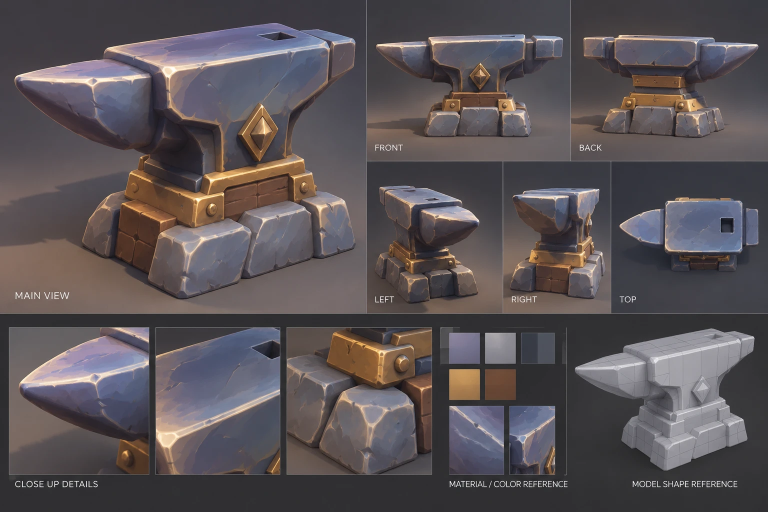
#> input picture References/Anvil/anvil-sheet-v1.webp, 1536 x 1024 px (shown at 1/2 size)
$ python contact_sheet.py
#> lines starting #> are read from the running program, lines starting #| are printed output that depends on the picture; pictures that were not available may be replaced by others from this repository, and a replacement may not be noted
# Contact sheet for Anvil v2: the reference's main view beside the seven renders of the built mesh.
# Run after build_anvil_v2.py:  python contact_sheet.py   ->  review/anvil_v2_sheet.png
import os

from PIL import Image, ImageDraw, ImageFont

HERE = os.path.dirname(os.path.abspath(__file__))
REF = os.path.join(HERE, "..", "..", "..", "References", "Anvil", "anvil-sheet-v1.webp")
VIEWS = ["front_three_quarter", "rear_three_quarter", "left", "right", "front", "back", "top"]
T = 600

tiles = [("REFERENCE (main view)", Image.open(REF).convert("RGB").crop((0, 0, 730, 625)))]
tiles += [(v.replace("_", " ").upper(), Image.open(os.path.join(HERE, "review", f"anvil_v2_{v}.png")).convert("RGB"))
          for v in VIEWS]
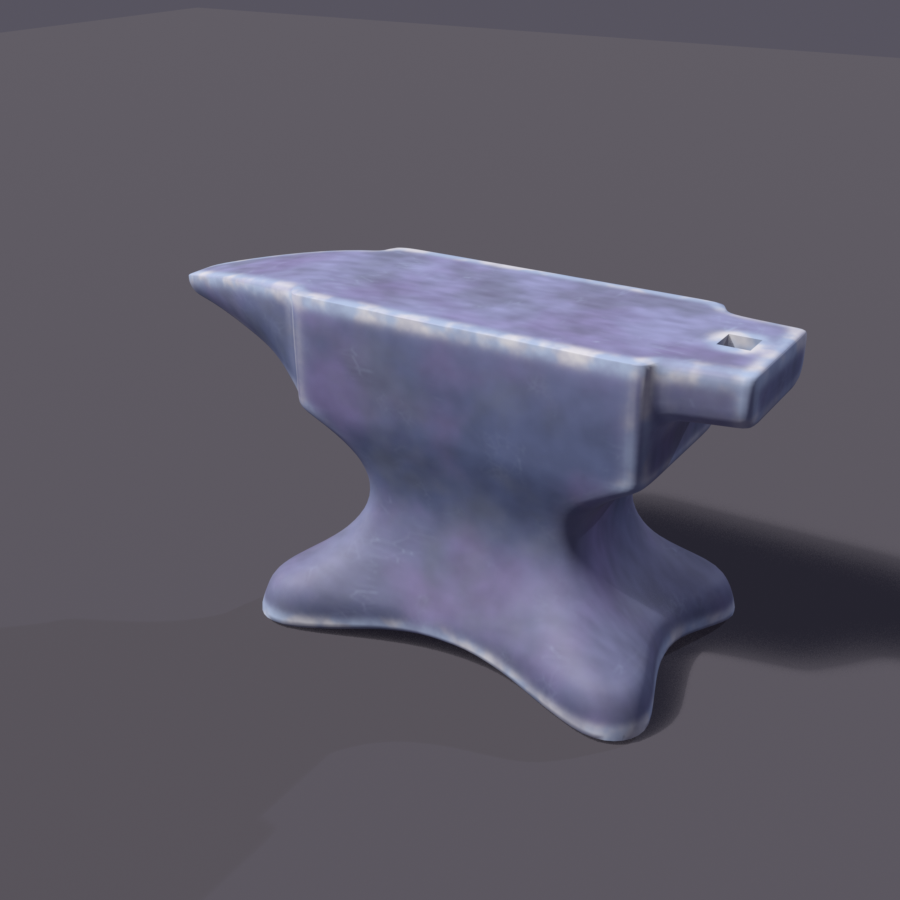
#> input picture Models/Stations/AnvilV2/review/anvil_v2_front_three_quarter.png, 900 x 900 px
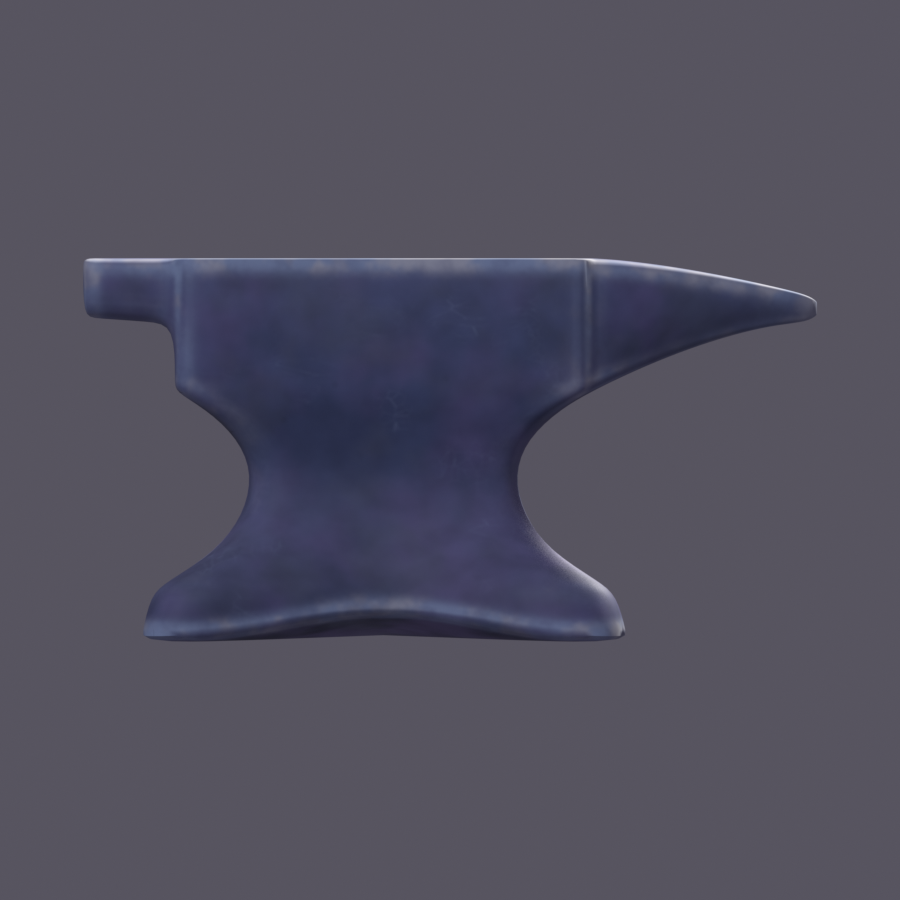
#> input picture Models/Stations/AnvilV2/review/anvil_v2_back.png, 900 x 900 px, given in place of anvil_v2_left.png, which was not available
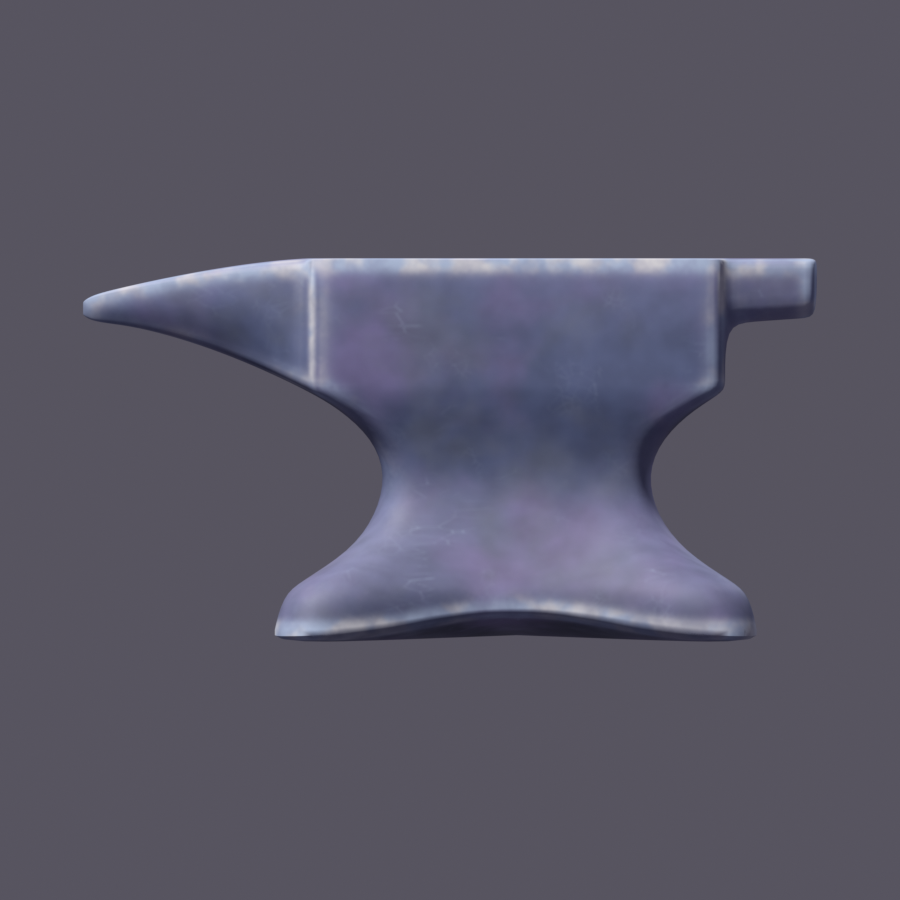
#> input picture Models/Stations/AnvilV2/review/anvil_v2_front.png, 900 x 900 px
#> (the run stopped early here; a loop or call above may not have finished)
